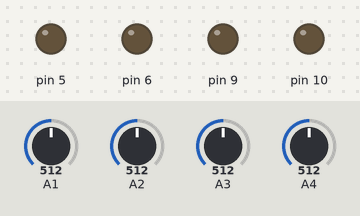
This sketch was run on a simulated Arduino Uno, built with avr-gcc and run on an emulated ATmega328P. On the bench: output pins drawn as LEDs (lit = HIGH). The inputs (shaded band) are chosen by the test bench; at power-on: A1 = 512, A2 = 512, A3 = 512, A4 = 512.

Above: at 1.2 s.
1.3 s: A1 set to 317
2.8 s: A1 set to 281
At 4.0 s:
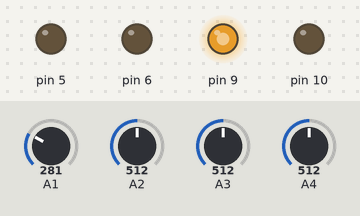
4.3 s: A2 set to 318
5.8 s: A2 set to 285
At 6.4 s:
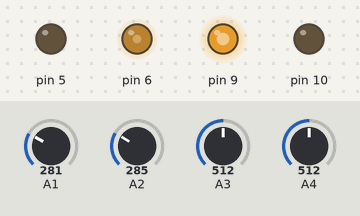
7.3 s: A3 set to 319
8.8 s: A3 set to 284
At 9.9 s:
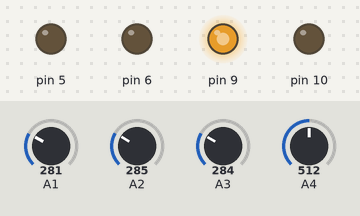
Timing chart, 0 to 11.3 s (numbered marks = the images above; inputs shaded):
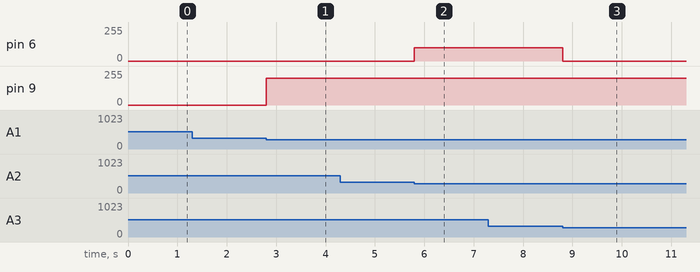

Measured:
- the behaviour switches between 300 and 299 on A1 (found by bisection; images 0 and 1)
- the behaviour switches between 300 and 299 on A2 (found by bisection; images 1 and 2)
- the behaviour switches between 301 and 300 on A3 (found by bisection; images 2 and 3)
- after the input at 1.3 s, every drawn part: stays the same
- after the input at 2.8 s, pin 9: 0/255 → 200/255 at once
- after the input at 4.3 s, every drawn part: stays the same
- after the input at 5.8 s, pin 6: 0/255 → 100/255 at once
- after the input at 7.3 s, every drawn part: stays the same
- after the input at 8.8 s, pin 6: 100/255 → 0/255 at once

The sketch:

practice.ino
```cpp
void setup() {
  pinMode(5,OUTPUT);
  pinMode(6,OUTPUT);
  pinMode(9,OUTPUT);
  pinMode(10,OUTPUT);
}
void RightForward(int a) {    //右モーター正回転
  analogWrite(6,a);
  analogWrite(5,0);
}void RightBack(int b) {    //右モーター逆回転
  analogWrite(5,b);
  analogWrite(6,0);
}void LeftForward(int c) {    //左モーター正回転
  analogWrite(9,c);
  analogWrite(10,0);
}void LeftBack(int d) {    //左モーター逆回転
  analogWrite(10,d);
  analogWrite(9,0);
}

void loop() {
  if ( analogRead(A3) >300 && analogRead(A2) <300) {    //右旋回(小径)
    LeftForward(200);
    RightForward(100);
  } else if( analogRead(A2) >300 && analogRead(A3) <300) {    //左旋回(小径)
    RightForward(200);
    LeftForward(125);
  } else if( analogRead(A4) >300 && analogRead(A1) <300){    //右旋回(大径)
    LeftForward(200);
    RightForward(0);
  } else if( analogRead(A1) >300 && analogRead(A4) <300){    //左旋回(大径)
    RightForward(255);
    LeftForward(0);
  }
}
```
